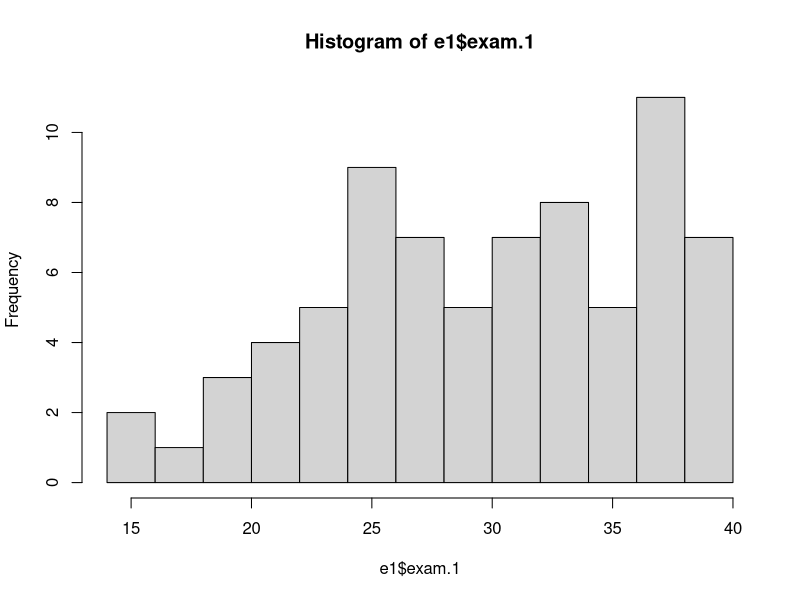
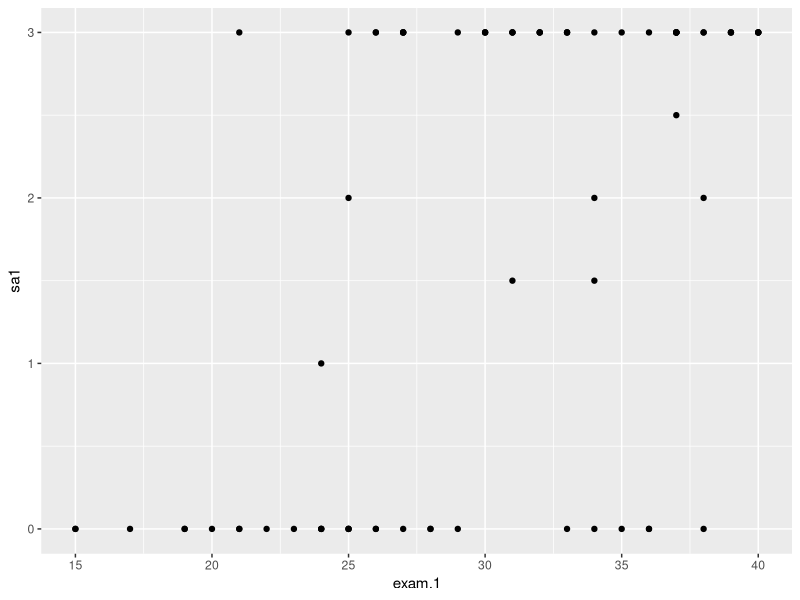
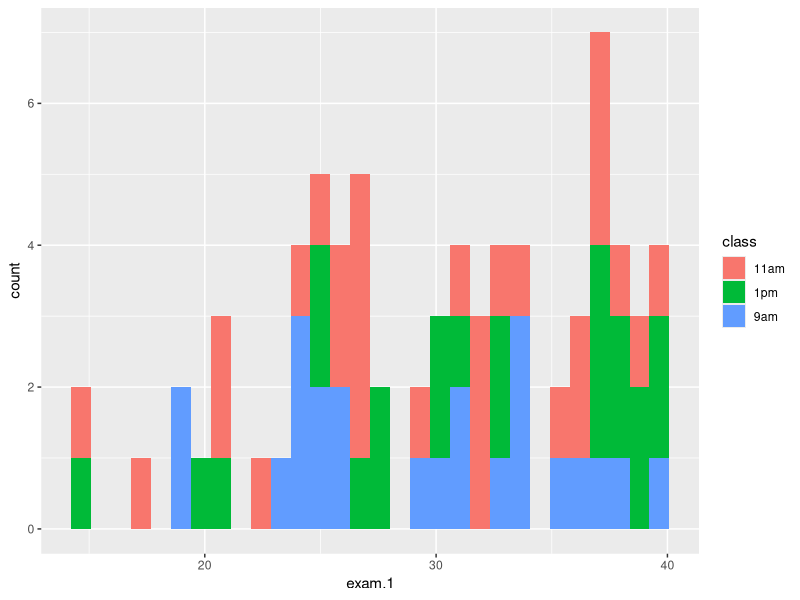

The R script that drew these images, in order: (Note: this script raises an error after producing the figures.)
library(clipr)
library(tidyverse)

# obtain dataa

# e1 <- read_clip_tbl(header=T)
# #colnames(e1) <- "exam1"
# e1$class <- "9am"
#
# e2 <- read_clip_tbl(header=F)
# e2$class <- "11am"
#
# e3 <- read_clip_tbl(header=F)
# e3$class <- "1pm"
# colnames(e2) <- colnames(e1)
# colnames(e3) <- colnames(e1)
#
#
# exam1Win26<- rbind(e1,e3)
#
# exam1Win26 <- rbind(e1[e1$class!="1pm",],e3)
#

 # write.csv(exam1Win26,"exam1Win26.csv",row.names = F)

e1 <- read.csv("exam1Win26.csv")

mean(e1$exam.1,na.rm=T)
quantile(e1$exam.1,na.rm=T)
hist(e1$exam.1,breaks=13)
summary(lm(data=e1,exam.1~class))


# e1 <- exam1Win26

e1 %>%
  filter(complete.cases(.)) %>%
group_by(class) %>%
  mutate(across(exam.1:sa1,~scale(.))) %>%
  summarize(corr=cor(exam.1,sa1))

e1 %>%
  group_by(class) %>% ggplot(aes(x=exam.1, y=sa1,group=class))+geom_point()


e1 %>%
  group_by(class) %>% ggplot(aes(x=exam.1,fill=class))+geom_histogram(orientation = 'x')

sims <- 1e4

e1mc<- sample(e1$exam1,sims,replace = T)
hist(e1mc)
mean(e1mc)





e1 %>% group_by(class) %>%
  summarise(mean=mean(exam.1,na.rm=T),
            sd=sd(exam.1,na.rm=T),
            med=median(exam.1,na.rm=T),
            n=n())
